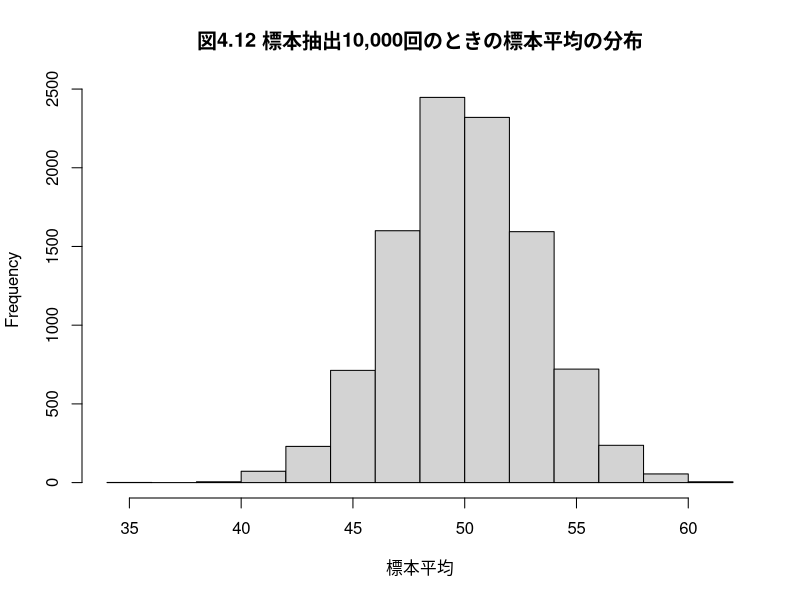
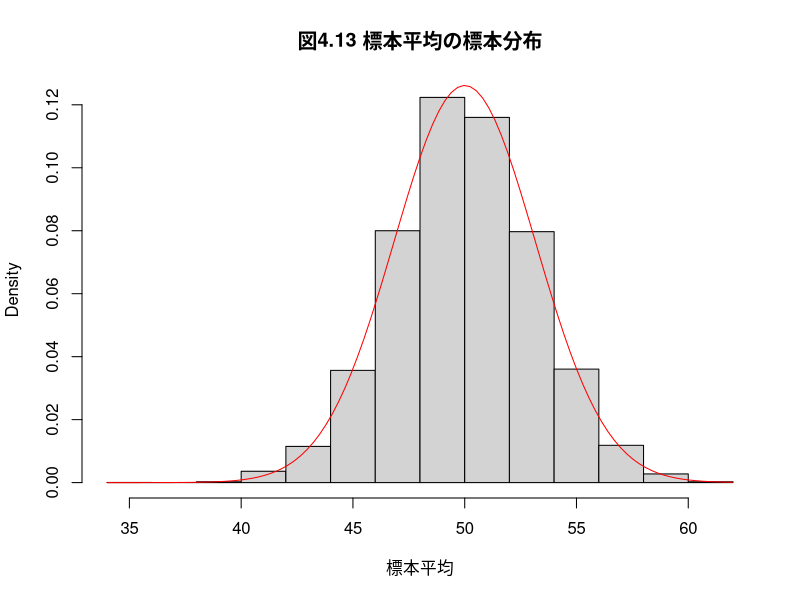
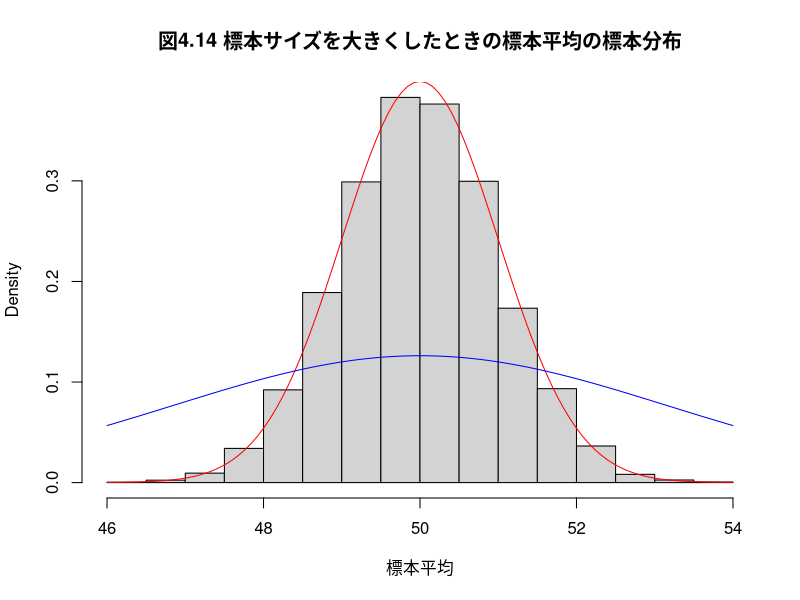

R code for these plots, in order:
##
## 標本サイズ10の標本による，母平均の推定

標本 <- rnorm(n=10, mean=50, sd=10)
mean(標本)
##
## 母平均の推定
### 母集団 N(50, 10^2) から
### 標本サイズ 10の標本の標本平均
### 10000個の標本平均の頻度表を描く
this.mean <- 50
this.sd <- 10
this.sample_size <- 10
this.counts <- 10000

標本平均 <- numeric(length=this.counts) 
      
for(i in 1:this.counts) {

  標本 <- rnorm(n=this.sample_size, mean=this.mean, sd=this.sd)
  標本平均[i] <- mean(標本)
}
mean(標本平均)
var(標本平均)
hist(標本平均,main="図4.12 標本抽出10,000回のときの標本平均の分布")
## 母平均 (50)からのズレが5以内か否かで振り分ける

誤差絶対値5以下 <- ifelse( abs(標本平均-50) <= 5, 1, 0)
table(誤差絶対値5以下)
##
## 10000個の標本平均の平均値

mean(標本平均)

## 10000個の標本平均の分散値

var(標本平均)
##
# png("graphs/fig-04-13.png", width=400, height=300)
##
hist(標本平均,freq=FALSE, main="図4.13 標本平均の標本分布")
curve(dnorm(x, mean=this.mean, sd=this.sd/sqrt(this.sample_size)), add=TRUE, col="red")
this.sample_size <- 100
標本平均 <- numeric(length=this.counts)
      
for(i in 1:this.counts) {
  標本 <- rnorm(n=this.sample_size, mean=this.mean, sd=this.sd)
  標本平均[i] <- mean(標本)
}

mean(標本平均) ## 付加
var(標本平均)

誤差絶対値5以下 <- ifelse( abs(標本平均-50) <= 5, 1, 0) ## 付加
table(誤差絶対値5以下) ## 付加
##
## png(RforS-graphs/04-14.png)

hist(標本平均,freq=FALSE, main="図4.14 標本サイズを大きくしたときの標本平均の標本分布")
curve(dnorm(x,mean=50,sd=this.sd/sqrt(this.sample_size)),col="red",add=TRUE)
curve(dnorm(x,mean=50,sd=this.sd/sqrt(10)),col="blue",add=TRUE)
